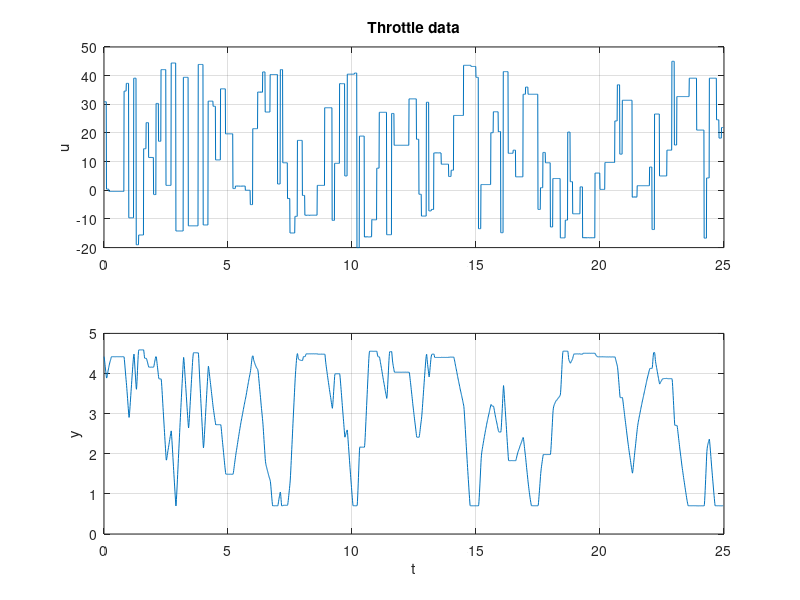

Write the MATLAB code that produced this figure. (Note: this script raises an error after producing the figure.)
%% TS-Toolbox: NARX example (throttle valve)

% $Id$

clear, close all

addpath( '..' )  % Path to TSModel files

%% Model order
nc = 3;    % number of clusters = local models
nu = 1;    % number of inputs
ny = 1;    % number of outputs

nue = 1.1; % fuzziness parameter
 
% Input vector u and output vector y
load( 'Data/Throttle1.mat' );

dt = 1e-2; % Sampling time
t = dt * transpose( 0:size(u,1)-1 );

figure(1),clf
subplot(2,1,1)
plot(t,u)
grid
ylabel('u')
title( 'Throttle data' )
subplot(2,1,2)
plot(t,y)
grid
ylabel('y')
xlabel('t')

%% Create TS model
ts = TSModel( 'ARX', nc, nu, 'Name','ARX', 'Comment','Throtte valve')
ts.setSchedulingLags( [0], [1,2,3] );
ts.setRegressorLags( [0], [1,2,3] );

ts.setData( u, y, 'SampleTime',dt, 'Labels', { 'volt', 'angle' } );
ts.setDataLimits( [-15,55 ; 0,5] );

%% Clustering in product-space (u,y)
ts.clustering( 'FCM', 'nue', nue, 'tries',10, 'seed', 0 )
c1 = getCluster(ts);

%% Initialize local LS models with LS (global/local)
ts.initialize( 'FBF', 'nue', nue, 'method','global'  );

%% Compute TS model for given data
yp = ts.evaluate( u,y );
plotResiduals( y, yp, 'figure', 2, 'title', 'Residuals Throttle NARX' );

return

%% Optimize Clusters c (MF) and/or local model A/B/C
ts.optimize( 'B' )
c2 = getCluster( ts );
ypo = ts.evaluate( u,y );
plotResiduals( y, ypo, 'figure', 3, 'title', 'Residuals Throttle NARX opt' );

